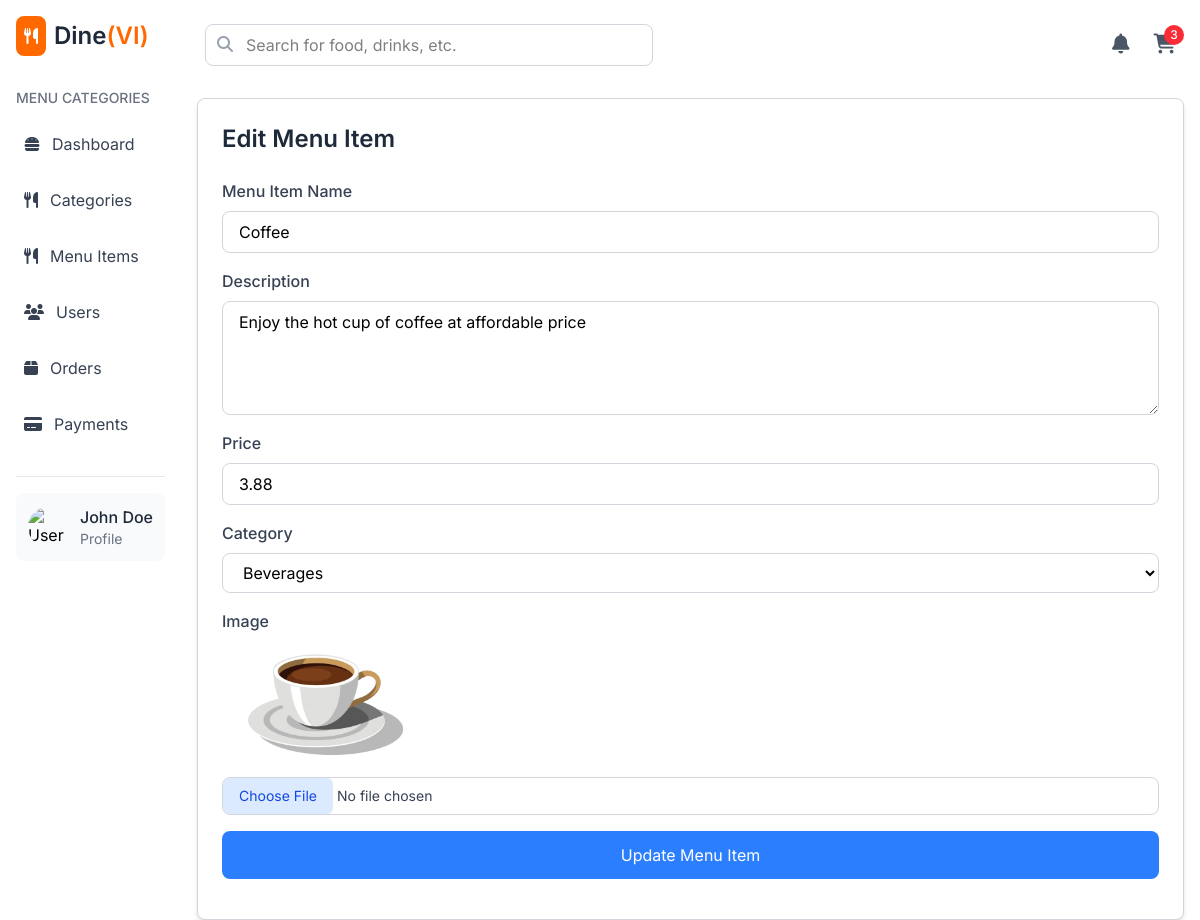
Screenshot of /edit/item/8 with the database file from the repository.
### app.py (models this page shows, shortened)
class MenuItem(db.Model):
    item_id = db.Column(db.Integer, primary_key=True)
    name = db.Column(db.String(100), nullable=False)
    description = db.Column(db.Text)
    price = db.Column(db.Float, nullable=False)
    image_url = db.Column(db.String(255))
    category_id = db.Column(db.Integer, db.ForeignKey('category.category_id'), nullable=False)
    category = db.relationship('Category', back_populates='menu_items', lazy=True)

class Category(db.Model):
    category_id = db.Column(db.Integer, primary_key=True)
    name = db.Column(db.String(50), nullable=False, unique=True)
    image_url = db.Column(db.String(255))  # Add image column
    menu_items = db.relationship('MenuItem', back_populates='category', lazy=True)

### app.py (the view, shortened to what this page needs)
@app.route('/edit/item/<int:item_id>', methods=['GET', 'POST'])
def edit_menu_item(item_id):
    categories = Category.query.all()
    item = MenuItem.query.get(item_id)
    if item is None:
        flash('Menu item not found!', 'danger')
        return redirect(url_for('view_menu_items'))  # Redirect to the menu view if the item doesn't exist
    return render_template('admin/edit_menu_item.html', item=item, categories=categories)

### templates/admin/edit_menu_item.html (shortened to what this page needs)
{% extends "admin/admin_layout.html" %}
{% block admin_content %}
<div class="border border-gray-300 p-6 bg-white shadow-md rounded-lg">
    <h2 class="text-2xl font-semibold text-gray-800 mb-6">Edit Menu Item</h2>
    <form action="{{ url_for('edit_menu_item', item_id=item.item_id) }}" method="POST" enctype="multipart/form-data">
        <div class="mb-4">
            <label for="name" class="block text-gray-700 font-medium">Menu Item Name</label>
            <input type="text" name="name" id="name" value="{{ item.name }}"
                class="mt-2 block w-full px-4 py-2 border border-gray-300 rounded-lg focus:outline-none focus:ring-2 focus:ring-blue-500"
                required>
        </div>
        <div class="mb-4">
            <label for="description" class="block text-gray-700 font-medium">Description</label>
            <textarea name="description" id="description" rows="4"
                class="mt-2 block w-full px-4 py-2 border border-gray-300 rounded-lg focus:outline-none focus:ring-2 focus:ring-blue-500"
                required>{{ item.description }}</textarea>
        </div>
        <div class="mb-4">
            <label for="price" class="block text-gray-700 font-medium">Price</label>
            <input type="number" name="price" id="price" value="{{ item.price }}"
                class="mt-2 block w-full px-4 py-2 border border-gray-300 rounded-lg focus:outline-none focus:ring-2 focus:ring-blue-500"
                step="0.01" required>
        </div>
        <div class="mb-4">
            <label for="category" class="block text-gray-700 font-medium">Category</label>
            <select name="category_id" id="category_id"
                class="mt-2 block w-full px-4 py-2 border border-gray-300 rounded-lg focus:outline-none focus:ring-2 focus:ring-blue-500"
                required>
                {% for category in categories %}
                <option value="{{ category.category_id }}" {% if category.category_id==item.category_id %}selected{%
                    endif %}>{{ category.name }}</option>
                {% endfor %}
            </select>
        </div>
        <div class="mb-4">
            <label for="image" class="block text-gray-700 font-medium">Image</label>
            <div class="mt-2">
                <img src="{{ url_for('static', filename='uploads/items/' + item.image_url) }}" alt="Current Image"
                    class="w-auto h-32 rounded-md">
            </div>
            <input type="file" name="image" id="image"
                class="mt-2 block w-full text-sm text-gray-700 border border-gray-300 rounded-lg file:border-0 file:text-blue-700 file:bg-blue-100 file:px-4 file:py-2 file:rounded-md focus:outline-none focus:ring-2 focus:ring-blue-500"
                onchange="previewImage(event)">
        </div>
        <div class="mb-4">
            <button type="submit"
                class="w-full py-3 bg-blue-500 text-white rounded-lg hover:bg-blue-600 focus:outline-none focus:ring-2 focus:ring-blue-500">
                Update Menu Item
            </button>
        </div>
    </form>
</div>
{% endblock %}

### rows the page displays
MenuItem: name "Coffee", description "Enjoy the hot cup of coffee at affordable price", price "3.88", category_id "Beverages", image_url (picture)
